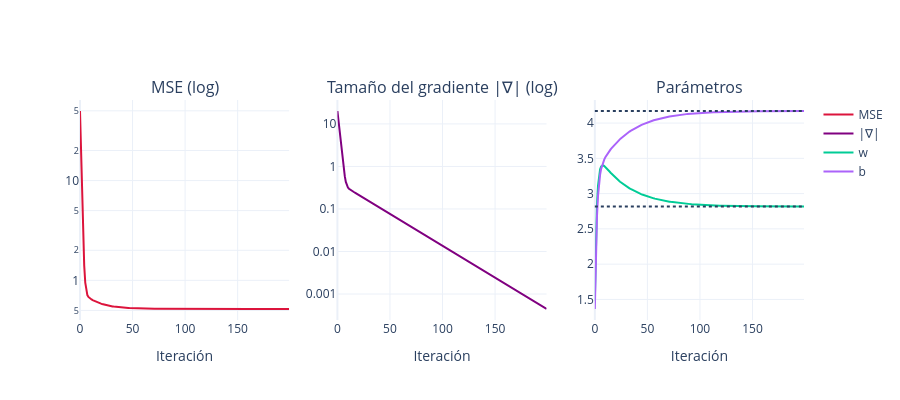

The notebook cell saved with this chart:
### Markdown cell above
### Curva de aprendizaje y convergencia de los parámetros
El error cae rápido al principio (gradientes grandes) y luego se estabiliza (gradientes ≈ 0).

### Code cell
it = np.arange(len(hist))
grad_norm = [np.hypot(*g) for g in grads]

fig = make_subplots(rows=1, cols=3, subplot_titles=("MSE (log)", "Tamaño del gradiente |∇| (log)", "Parámetros"))
fig.add_trace(go.Scatter(x=it, y=hist[:, 2], name="MSE", line=dict(color="crimson")), 1, 1)
fig.add_trace(go.Scatter(x=it, y=grad_norm, name="|∇|", line=dict(color="purple")), 1, 2)
fig.add_trace(go.Scatter(x=it, y=hist[:, 0], name="w"), 1, 3)
fig.add_trace(go.Scatter(x=it, y=hist[:, 1], name="b"), 1, 3)
fig.add_hline(y=w_ex, line_dash="dot", row=1, col=3)
fig.add_hline(y=b_ex, line_dash="dot", row=1, col=3)
fig.update_yaxes(type="log", row=1, col=1)
fig.update_yaxes(type="log", row=1, col=2)
fig.update_xaxes(title_text="Iteración")
fig.update_layout(template="plotly_white", height=400, hovermode="x unified")
fig.show()

### Figure 1 — Plotly figure (JSON) as saved in the notebook; plotly's stock layout.template omitted (floating-point values rounded to 4 significant figures; data arrays with more than 128 entries replaced by an {"elided": "..."} marker saying what was removed)
{"data": [{"line": {"color": "crimson"}, "name": "MSE", "type": "scatter", "x": {"elided": "200 int values"}, "xaxis": "x", "y": {"elided": "200 float values"}, "yaxis": "y"}, {"line": {"color": "purple"}, "name": "|∇|", "type": "scatter", "x": {"elided": "200 int values"}, "xaxis": "x2", "y": {"elided": "200 float values"}, "yaxis": "y2"}, {"name": "w", "type": "scatter", "x": {"elided": "200 int values"}, "xaxis": "x3", "y": {"elided": "200 float values"}, "yaxis": "y3"}, {"name": "b", "type": "scatter", "x": {"elided": "200 int values"}, "xaxis": "x3", "y": {"elided": "200 float values"}, "yaxis": "y3"}], "layout": {"annotations": [{"font": {"size": 16}, "showarrow": false, "text": "MSE (log)", "x": 0.1444, "xanchor": "center", "xref": "paper", "y": 1, "yanchor": "bottom", "yref": "paper"}, {"font": {"size": 16}, "showarrow": false, "text": "Tamaño del gradiente |∇| (log)", "x": 0.5, "xanchor": "center", "xref": "paper", "y": 1, "yanchor": "bottom", "yref": "paper"}, {"font": {"size": 16}, "showarrow": false, "text": "Parámetros", "x": 0.8556, "xanchor": "center", "xref": "paper", "y": 1, "yanchor": "bottom", "yref": "paper"}], "height": 400, "hovermode": "x unified", "shapes": [{"line": {"dash": "dot"}, "type": "line", "x0": 0, "x1": 1, "xref": "x3 domain", "y0": 2.816, "y1": 2.816, "yref": "y3"}, {"line": {"dash": "dot"}, "type": "line", "x0": 0, "x1": 1, "xref": "x3 domain", "y0": 4.172, "y1": 4.172, "yref": "y3"}], "xaxis": {"anchor": "y", "domain": [0, 0.2889], "title": {"text": "Iteración"}}, "xaxis2": {"anchor": "y2", "domain": [0.3556, 0.6444], "title": {"text": "Iteración"}}, "xaxis3": {"anchor": "y3", "domain": [0.7111, 1], "title": {"text": "Iteración"}}, "yaxis": {"anchor": "x", "domain": [0, 1], "type": "log"}, "yaxis2": {"anchor": "x2", "domain": [0, 1], "type": "log"}, "yaxis3": {"anchor": "x3", "domain": [0, 1]}}}
